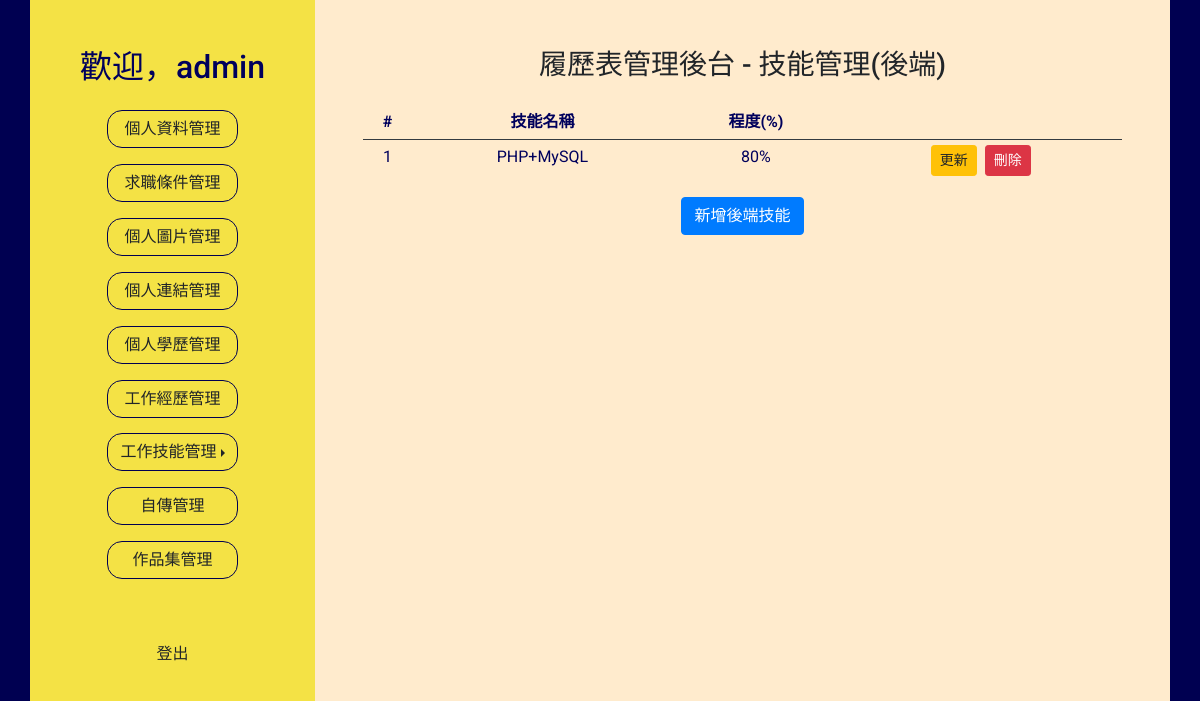
The app's page /main.php?do=skill_backend (signed in), older data.
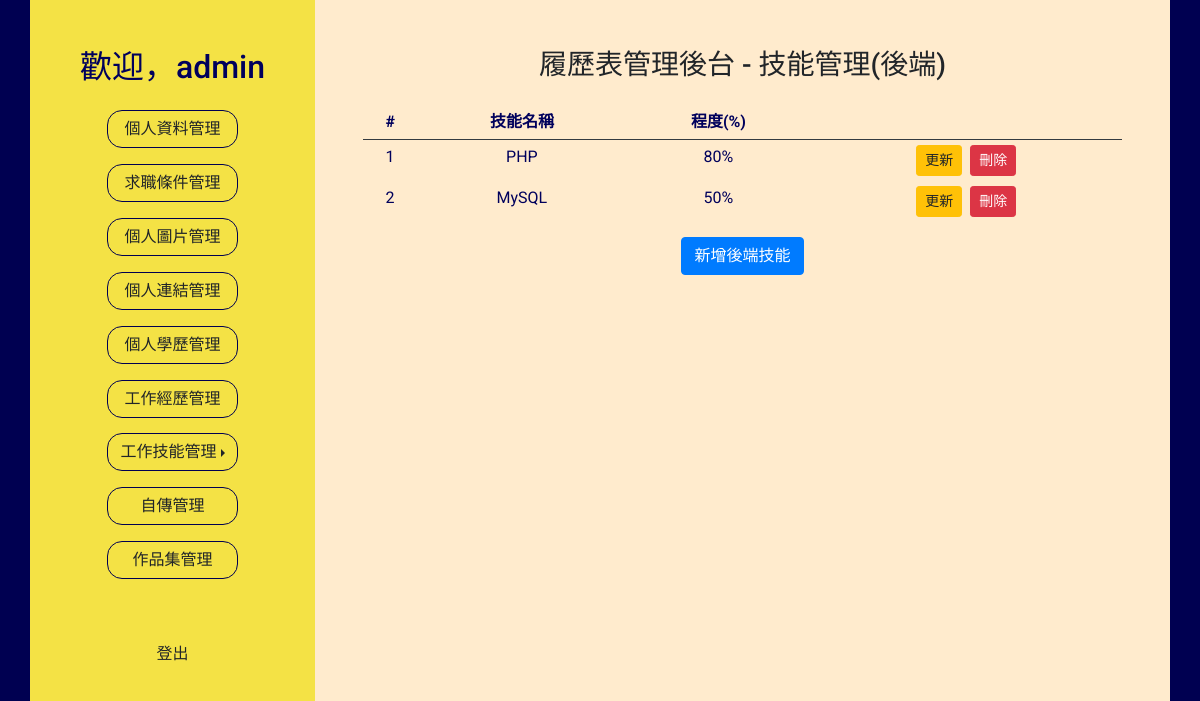
The same page, newer data.
### tables this page shows
CREATE TABLE `resume_skillback` (
  `id` int(10) UNSIGNED NOT NULL,
  `userid` int(10) UNSIGNED NOT NULL,
  `name` varchar(30) NOT NULL,
  `level` varchar(3) NOT NULL
);

### base.php (called while the page is built, shortened)
<?php
class DB{
  private $dsn  = "mysql:host=localhost;charset=utf8;dbname=resume";
  private $root = "root";
  private $password = "";
  private $table = "";
  private $pdo;
  public function __construct($table){
    $this->table = $table;
    $this->pdo = new PDO($this->dsn,$this->root,$this->password);
  }
  public function all(...$arg){
    $sql = "select * from `$this->table`";
    if(!empty($arg[0]) && is_array($arg[0])){
      foreach ($arg[0] as $key => $value){
        $tmp[]= sprintf("`%s`='%s'",$key,$value);
      }
      $sql = $sql . " where " . implode( " && " , $tmp);
    }
    return $this->pdo->query($sql)->fetchAll(PDO::FETCH_ASSOC);
  }
}
?>

### backend/skill_backend.php (the view, shortened to what this page needs)
<h3>履歷表管理後台 - 技能管理(後端)</h3>
<table class="table table-sm text-center table-borderless mt-3">
  <thead>
    <tr class="border-bottom border-dark ">
      <th>#</th>
      <th>技能名稱</th>
      <th>程度(%)</th>
      <th></th>
    </tr>
  </thead>
  <tbody>
    <tr>
      <?php
      $db = new DB("resume_skillback");
      $rows = $db->all(["userid" => $userid]);
      foreach ($rows as $key => $row) {
        echo "<td>" . ($key + 1) . "</td>";
        echo "<td>" . $row['name'] . "</td>";
        echo "<td>" . $row['level'] . "%" . "</td>";
      ?>
        <td>
          <button class="btn btn-warning btn-sm mr-1 ubtn" data-toggle="modal" data-target="#Modal2" id="<?= $row['id'] ?>">更新
          </button><button class="btn btn-danger btn-sm ml-1" onclick="del_backend(<?= $row['id'] ?>)">刪除</button>
        </td>
    </tr>
  <?php  }  ?>
  </tbody>
</table>
<button type="button" class="btn btn-primary" data-toggle="modal" data-target="#Modal1">新增後端技能</button>

Row changes from the older to the newer data that the page shows:
changed resume_skillback: name "PHP+MySQL" → "PHP"
added resume_skillback: name "MySQL", level "50"
